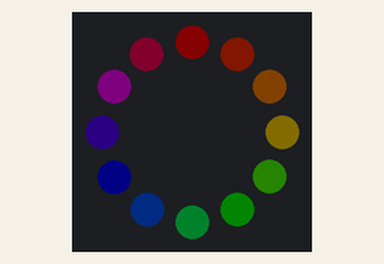
Simulated run of this sketch. Board: Arduino Uno, built with avr-gcc and run on an emulated ATmega328P. Parts: 12 RGB LEDs in a ring, first at the top, clockwise. Dim RGB values are drawn brighter than linear; random numbers use the default seed unless the sketch sets one.

Above: at 0.15 s.
At 18.79 s:
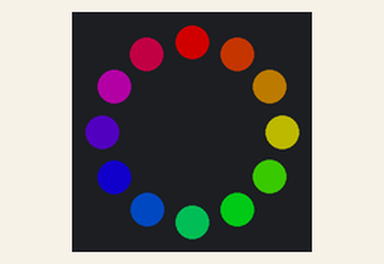
At 38.33 s:
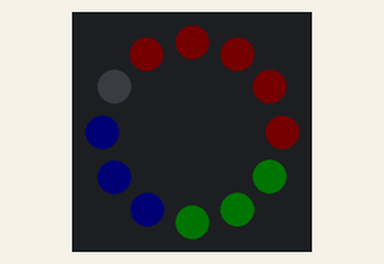

The sketch:

pixel_group.ino
```cpp
#include <FastLED.h>

#define NUM_LEDS 12
#define DATA_PIN 2
#define MIN_VAL 40
#define HUE_CHANGE_THRESHOLD 20

class Cycler {
    public:
        enum mode_t {
            CYCLE_HUE,
            PULSE_VALUE,
            PULSE_VALUE_CHANGE_HUE,
            PULSE_VALUE_CYCLE_HUE};

    private:
        // How much to increment _value by in value/millisecond
        float _value_timebase_speed;

        // The current value
        float _value_timebase;

        // How much to increment _hue by in hue/milllisecond
        float _hue_speed;

        // Current hue
        float _hue;

        // The offset for the hue
        uint8_t _hue_offset;

        // When the last update was
        unsigned long _last_update;

        // The current mode
        mode_t _mode;

        // Speed multiplier
        float _speed_mult;

    public:
        Cycler() {
            _value_timebase_speed = 0.1;
            _value_timebase = 0;
            _hue_speed = 0.1;
            _hue = 0;
            _hue_offset = 0;
            _mode = PULSE_VALUE;
            _speed_mult = 1.0;
        }

        void init() {
            _last_update = millis();
        }

        float wrap_255_float(float input) {
            // Do a floating point modulo 0-255.999999...
            int int_part = int(input);
            float decimal_part = input - int_part;
            int wrapped = int_part % 256;
            float wrapped_float = wrapped + decimal_part;

            return wrapped_float;
        }

        void set_mode(mode_t mode) {
            _mode = mode;
        }

        uint8_t get_hue() {
            return (uint8_t(_hue) + _hue_offset) % 256;
        }

        void set_hue(float hue) {
            _hue = hue;
        }

        void set_hue_speed(float speed) {
            _hue_speed = speed;
        }

        void set_hue_offset(uint8_t hue_offset) {
            _hue_offset = hue_offset;
        }

        uint8_t get_value() {
            return sin8(uint8_t(_value_timebase));
        }

        void set_value_timebase_speed(float speed) {
            _value_timebase_speed = speed;
        }

        void set_value_timebase(float value_timebase) {
            _value_timebase = wrap_255_float(value_timebase);
        }

        void update() {
            // Get how long it's been since the last update
            unsigned long current_time = millis();
            uint8_t elapsed_millis = current_time - _last_update;

            // If measurable time has passed
            if (elapsed_millis > 0) {
                // Store this read time
                _last_update = current_time;

                // Update based on current_mode
                switch (_mode) {
                    case CYCLE_HUE:
                        update_cycle_hue(elapsed_millis);
                        break;
                    case PULSE_VALUE:
                        update_pulse_value(elapsed_millis);
                        break;
                    case PULSE_VALUE_CHANGE_HUE:
                        update_pulse_value_change_hue(elapsed_millis);
                        break;
                    case PULSE_VALUE_CYCLE_HUE:
                        update_pulse_value_change_hue(elapsed_millis);
                        break;
                }
            }
        }

        void update_cycle_hue(uint8_t elapsed_millis) {
            float new_hue = _hue + (elapsed_millis * _hue_speed * _speed_mult);
            _hue = wrap_255_float(new_hue);
        }

        void update_pulse_value(uint8_t elapsed_millis) {
            float new_value_timebase = _value_timebase + (elapsed_millis * _value_timebase_speed * _speed_mult);
            _value_timebase = wrap_255_float(new_value_timebase);
        }

        void update_pulse_value_change_hue(uint8_t elapsed_millis) {
            uint8_t _previous_value = get_value();
            update_pulse_value(elapsed_millis);
            // When it goes from above the threshold to below it
            if ((_previous_value >= HUE_CHANGE_THRESHOLD) && (get_value() < HUE_CHANGE_THRESHOLD)) {
                _hue = float(random8());
            }
        }
        void update_pulse_value_cycle_hue(uint8_t elapsed_millis) {
            update_pulse_value(elapsed_millis);
            update_cycle_hue(elapsed_millis);
        }
};

class Pixel {
    public:
        enum mode_t {
            STATIC,
            CYCLE_HUE,
            PULSE_VALUE,
            PULSE_VALUE_CHANGE_HUE
        };

    private:
        // Index of this pixel in the global array
        uint8_t _index;

        // Pointer to leds in global memory
        CRGB * _leds;

        // Current mode for the pixel
        mode_t _mode;

        // Cycler to control time based effects
        Cycler _cycler;

        // Hue, saturation and value
        uint8_t _hue, _sat, _val;

    public:
        Pixel() {
            _index = 0;
            _leds = NULL;
            _mode = STATIC;
            _hue = _sat = _val = 0;

        }

        void init() {
            _cycler.init();
        }

        void link_to_led(CRGB * leds, uint8_t index) {
            _leds = leds;
            _index = index;
        }

        void apply_to_led() {
            // Cap lowest value - it gets all crispy
            uint8_t capped_val = 0;
            if (_val < MIN_VAL) {
                capped_val = dim8_raw(MIN_VAL);
            } else {
                capped_val = dim8_raw(_val);
            }

            _leds[_index].setHSV(_hue, _sat, capped_val);
        }

        void set_hue(uint8_t hue) {
            _hue = hue;
            _cycler.set_hue(_hue);
        }

        void set_hue_speed(float hue_speed) {
            _cycler.set_hue_speed(hue_speed);
        }

        void set_hue_offset(float hue_offset) {
            _cycler.set_hue_offset(hue_offset);
        }

        void set_sat(uint8_t sat) {
            _sat = sat;
        }

        void set_val(uint8_t val) {
            _val = val;
        }

        void set_value_timebase_speed(float speed) {
            _cycler.set_value_timebase_speed(speed);
        }

        void set_value_timebase(float value_timebase) {
            _cycler.set_value_timebase(value_timebase);
        }

        void set_mode(mode_t mode) {
            _mode = mode;
            switch (_mode) {
                case STATIC:
                    set_mode_STATIC();
                    break;
                case CYCLE_HUE:
                    set_mode_CYCLE_HUE();
                    break;
                case PULSE_VALUE:
                    set_mode_PULSE_VALUE();
                    break;
                case PULSE_VALUE_CHANGE_HUE:
                    set_mode_PULSE_VALUE_CHANGE_HUE();
                    break;
            }
        }

        void set_mode_STATIC() {
            // Nothing to do!
        }

        void set_mode_CYCLE_HUE() {
            _cycler.set_mode(Cycler::CYCLE_HUE);
        }

        void set_mode_PULSE_VALUE() {
            _cycler.set_mode(Cycler::PULSE_VALUE);
        }

        void set_mode_PULSE_VALUE_CHANGE_HUE() {
            _cycler.set_mode(Cycler::PULSE_VALUE_CHANGE_HUE);
        }

        void update() {
            _cycler.update();
            switch (_mode) {
                case STATIC:
                    update_STATIC();
                    break;
                case CYCLE_HUE:
                    update_CYCLE_HUE();
                    break;
                case PULSE_VALUE:
                    update_PULSE_VALUE();
                    break;
                case PULSE_VALUE_CHANGE_HUE:
                    update_PULSE_VALUE_CHANGE_HUE();
                    break;
            }
            apply_to_led();
        }

        void update_STATIC() {
            // Nothing to do!
        }

        void update_CYCLE_HUE() {
            _hue = _cycler.get_hue();
        }

        void update_PULSE_VALUE() {
            _val = _cycler.get_value();
        }

        void update_PULSE_VALUE_CHANGE_HUE() {
            _val = _cycler.get_value();
            _hue = _cycler.get_hue();
        }
};

class PixelGroup {
    public:
        enum mode_t {
            STATIC,
            PULSE_VALUE
        };

    private:
        // Number of pixels in this group
        uint8_t _num_pixels;

        // Indecies of the pixel this group controls
        uint8_t * _pixel_indecies;

        // Pointer to pixels in global memory
        Pixel * _pixels;

        // Current mode for the group
        mode_t _mode;

        // Cycler to control time based effects
        Cycler _cycler;

    public:
        // Constructor
        PixelGroup() {
            _num_pixels = 0;
            _pixel_indecies = NULL;
            _pixels = NULL;
            _mode = STATIC;
        }

        // Initialiser
        void init(Pixel * pixels, uint8_t num_pixels, uint8_t * pixel_indecies) {
            _pixels = pixels;
            _num_pixels = num_pixels;
            // I can get away with this because the array being passed in will be global.
            _pixel_indecies = pixel_indecies;
            _mode = STATIC;
            _cycler.init();
        }

        void set_hue(uint8_t hue) {
            for (int index = 0; index < _num_pixels; index++) {
                _pixels[_pixel_indecies[index]].set_hue(hue);
            }
        }

        void set_rainbow_hue() {
            for (int index = 0; index < _num_pixels; index++) {
                _pixels[_pixel_indecies[index]].set_hue((255/_num_pixels) * index);
            }
        }

        void set_sat(uint8_t sat) {
            for (int index = 0; index < _num_pixels; index++) {
                _pixels[_pixel_indecies[index]].set_sat(sat);
            }
        }

        void set_val(uint8_t val) {
            for (int index = 0; index < _num_pixels; index++) {
                _pixels[_pixel_indecies[index]].set_val(val);
            }
        }

        void set_value_timebase_speed(float speed) {
            for (int index = 0; index < _num_pixels; index++) {
                _pixels[_pixel_indecies[index]].set_value_timebase_speed(speed);
            }
        }

        void set_value_timebase(float timebase) {
            for (int index = 0; index < _num_pixels; index++) {
                _pixels[_pixel_indecies[index]].set_value_timebase(timebase);
            }
        }

        void set_mode(mode_t mode) {
            _mode = mode;
            switch (_mode) {
                case STATIC :
                    set_mode_STATIC();
                    break;
                case PULSE_VALUE :
                    set_mode_PULSE_VALUE();
                    break;
            }
        }

        void set_mode_STATIC() {
            for (int index = 0; index < _num_pixels; index++) {
                _pixels[_pixel_indecies[index]].set_mode(Pixel::STATIC);
            }
        }

        void set_mode_PULSE_VALUE() {
            for (int index = 0; index < _num_pixels; index++) {
                _pixels[_pixel_indecies[index]].set_mode(Pixel::PULSE_VALUE);
            }
        }

        // Update the group
        void update() {
            _cycler.update();
            switch (_mode) {
                case STATIC:
                    update_STATIC();
                    break;
                case PULSE_VALUE:
                    update_PULSE_VALUE();
                    break;
            }
        }

        void update_STATIC() {
            // Update all the pixels
            for (int index = 0; index < _num_pixels; index++) {
                _pixels[_pixel_indecies[index]].update();
            }
        }

        void update_PULSE_VALUE() {
            // Update all the pixels
            for (int index = 0; index < _num_pixels; index++) {
                _pixels[_pixel_indecies[index]].update();
            }
        }
};

CRGB leds[NUM_LEDS];
Pixel pixels[NUM_LEDS];
uint8_t ring_pixel_indecies[12] = {0,1,2,3,4,5,6,7,8,9,10,11};
PixelGroup ring;

void setup() {
    FastLED.addLeds<NEOPIXEL, DATA_PIN>(leds, NUM_LEDS);
    FastLED.setBrightness(128);

    // Pixel setup
    for (int index = 0; index < NUM_LEDS; index++) {
        pixels[index].init();
        pixels[index].link_to_led(leds, index);
    }

    // Ring setup
    ring.init(pixels, 12, ring_pixel_indecies);
    // ring.set_hue(255);
    ring.set_rainbow_hue();
    ring.set_sat(255);
    ring.set_val(255);
    ring.set_mode(PixelGroup::PULSE_VALUE);
}

void loop() {
    ring.update();
    FastLED.show();

}
```
